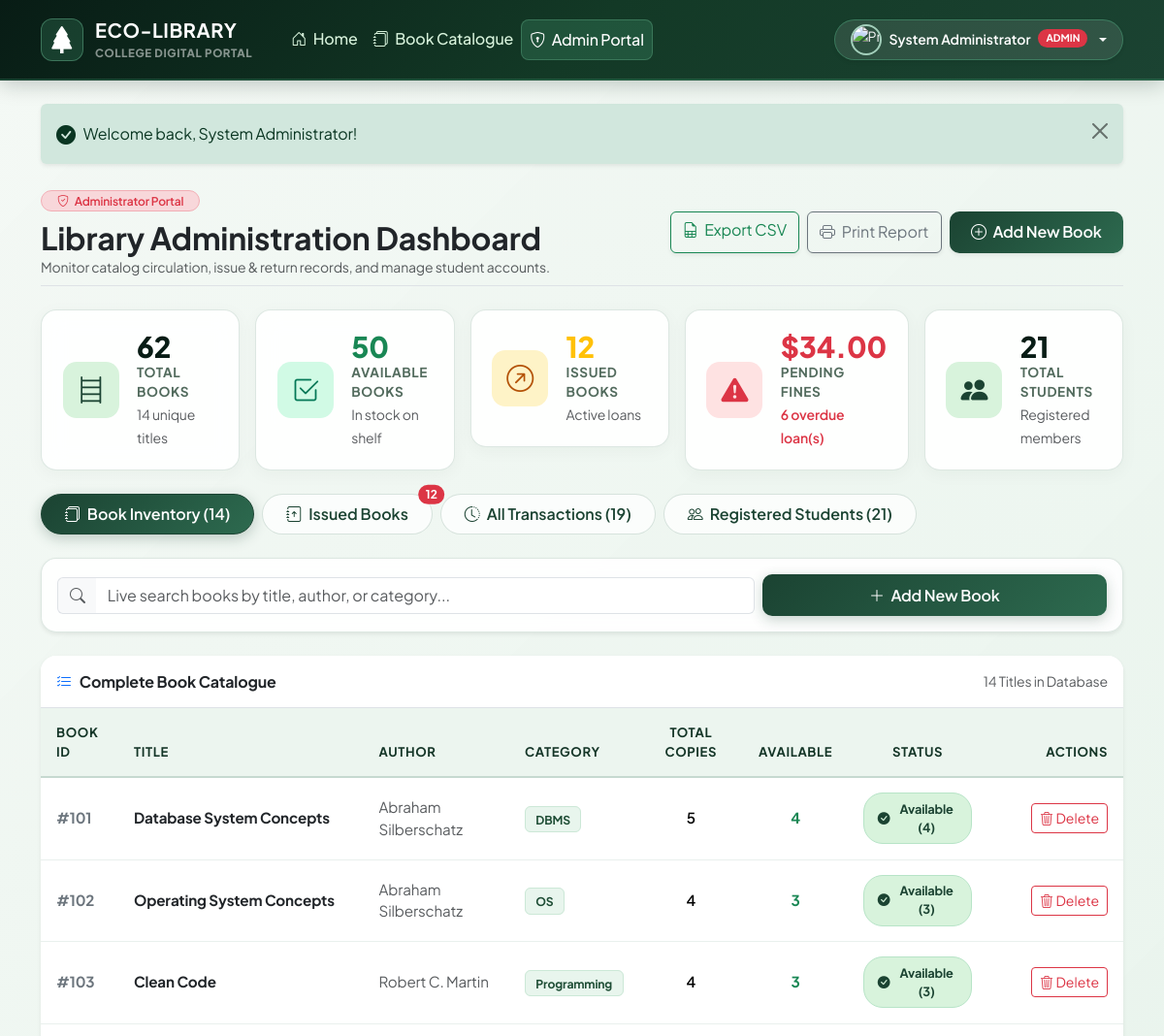
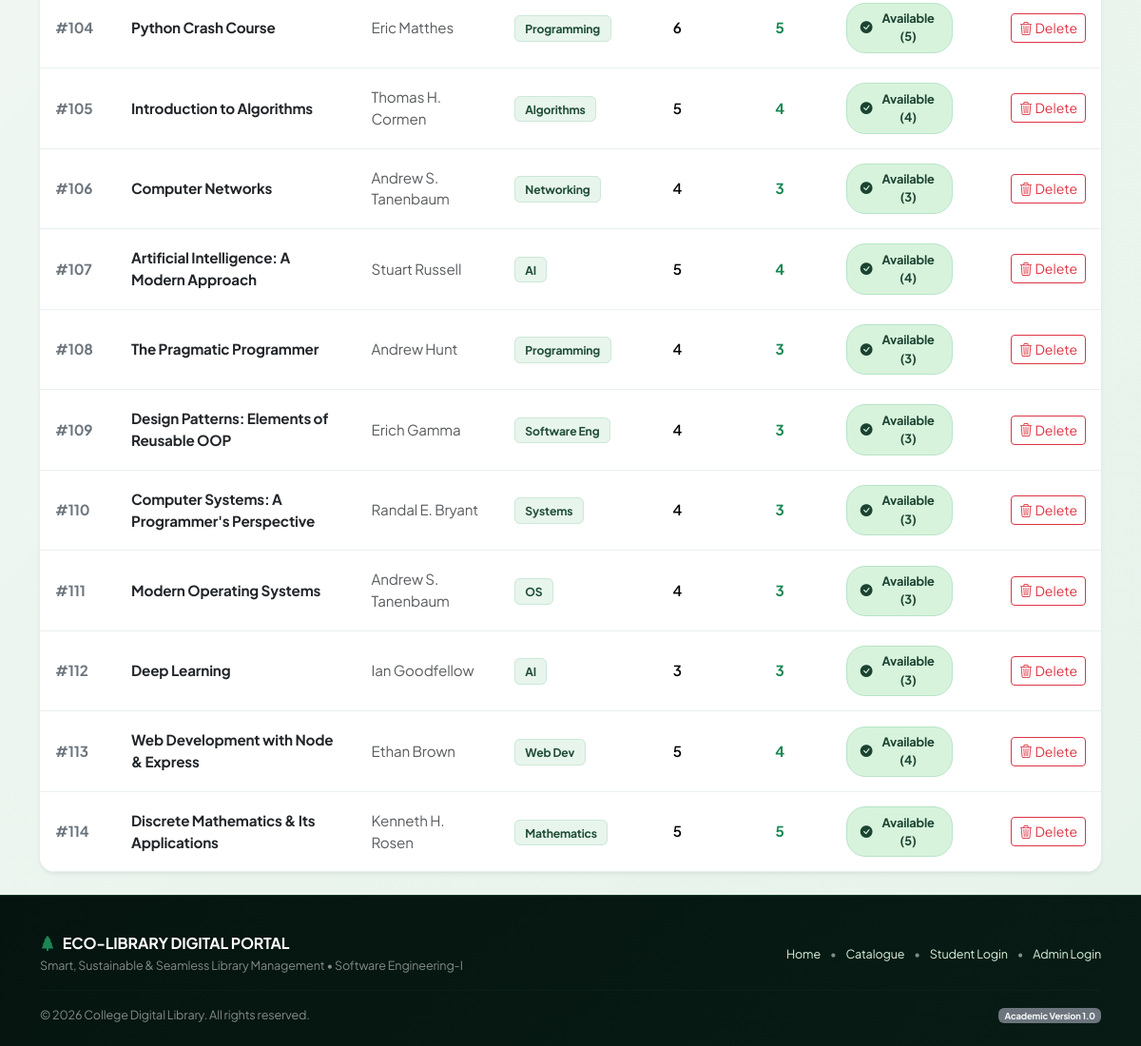
Page /admin_dashboard.php (signed in) on the committed database (2 pictures, top to bottom).
### tables this page shows
CREATE TABLE `books` (
  `book_id` INT PRIMARY KEY,
  `title` VARCHAR(255) NOT NULL,
  `author` VARCHAR(255) NOT NULL,
  `category` VARCHAR(100) NOT NULL,
  `quantity` INT NOT NULL DEFAULT 1,
  `available_quantity` INT NOT NULL DEFAULT 1,
  `created_at` TIMESTAMP DEFAULT CURRENT_TIMESTAMP
);

### admin_dashboard.php (the view, shortened to what this page needs)
<?php
require_once __DIR__ . '/config/database.php';
require_once __DIR__ . '/includes/auth.php';
$activeTab = $_GET['tab'] ?? 'books';
$totalBooks = (int)$pdo->query("SELECT SUM(quantity) FROM books")->fetchColumn() ?: 0;
$totalTitles = (int)$pdo->query("SELECT COUNT(*) FROM books")->fetchColumn() ?: 0;
$availableBooks = (int)$pdo->query("SELECT SUM(available_quantity) FROM books")->fetchColumn() ?: 0;
$issuedBooks = (int)$pdo->query("SELECT COUNT(*) FROM transactions WHERE status = 'issued'")->fetchColumn() ?: 0;
$totalStudents = (int)$pdo->query("SELECT COUNT(*) FROM users WHERE role = 'student'")->fetchColumn() ?: 0;
$bookSql = "SELECT * FROM books WHERE 1=1";
$bookParams = [];
$bookSql .= " ORDER BY book_id ASC";
$booksStmt = $pdo->prepare($bookSql);
$booksStmt->execute($bookParams);
$allBooks = $booksStmt->fetchAll();
$issuedStmt = $pdo->query("
    SELECT t.transaction_id, t.issue_date, t.due_date, t.status,
           b.book_id, b.title AS book_title, b.author AS book_author, b.category, b.available_quantity, b.quantity,
           u.user_id, u.name AS student_name, u.email AS student_email
    FROM transactions t
    JOIN books b ON t.book_id = b.book_id
    JOIN users u ON t.user_id = u.user_id
    WHERE t.status = 'issued'
    ORDER BY t.issue_date DESC
");
$issuedRecords = $issuedStmt->fetchAll();
$totalAdminFines = 0.00;
$totalOverdueIssued = 0;
foreach ($issuedRecords as &$rec) {
    $fineInfo = calculate_overdue_and_fine($rec['due_date']);
    if ($fineInfo['is_overdue']) {
        $totalAdminFines += $fineInfo['fine'];
        $totalOverdueIssued++;
    }
}
$historyStmt = $pdo->query("
    SELECT t.transaction_id, t.issue_date, t.due_date, t.return_date, t.status,
           b.book_id, b.title AS book_title, b.category,
           u.user_id, u.name AS student_name, u.email AS student_email
    FROM transactions t
    JOIN books b ON t.book_id = b.book_id
    JOIN users u ON t.user_id = u.user_id
    ORDER BY t.transaction_id DESC
");
$allTransactions = $historyStmt->fetchAll();
$studentsStmt = $pdo->query("
    SELECT u.user_id, u.name, u.email, u.created_at,
           (SELECT COUNT(*) FROM transactions WHERE user_id = u.user_id AND status = 'issued') AS currently_issued,
           (SELECT COUNT(*) FROM transactions WHERE user_id = u.user_id) AS total_borrowed
    FROM users u
    WHERE u.role = 'student'
    ORDER BY u.name ASC
");
$studentsList = $studentsStmt->fetchAll();
require_once __DIR__ . '/includes/header.php';
?>
<div class="d-flex flex-column flex-md-row justify-content-between align-items-md-center mb-4 pb-2 border-bottom">
    <div>
        <div class="badge bg-danger-subtle text-danger border border-danger-subtle px-3 py-1 rounded-pill mb-2 fw-semibold">
            <i class="bi bi-shield-check me-1"></i> Administrator Portal
        </div>
        <h2 class="fw-bold text-dark mb-0">Library Administration Dashboard</h2>
        <p class="text-muted small mb-0">Monitor catalog circulation, issue & return records, and manage student accounts.</p>
    </div>
    <div class="mt-3 mt-md-0 d-flex flex-wrap gap-2">
        <a href="export_csv.php?type=all" class="btn btn-outline-success shadow-sm" title="Download spreadsheet of all transactions">
            <i class="bi bi-file-earmark-spreadsheet me-1"></i> Export CSV
        </a>
        <button onclick="window.print()" class="btn btn-outline-secondary shadow-sm" title="Print dashboard summary">
            <i class="bi bi-printer me-1"></i> Print Report
        </button>
        <a href="add_book.php" class="btn btn-primary-custom shadow-sm">
            <i class="bi bi-plus-circle me-1"></i> Add New Book
        </a>
    </div>
</div>
<div class="row g-3 mb-4">
    <div class="col-sm-6 col-lg">
        <div class="stat-card">
            <div class="stat-icon primary">
                <i class="bi bi-bookshelf"></i>
            </div>
            <div>
                <div class="stat-value"><?php echo $totalBooks; ?></div>
                <div class="stat-label">Total Books</div>
                <small class="text-muted"><?php echo $totalTitles; ?> unique titles</small>
            </div>
        </div>
    </div>
    <div class="col-sm-6 col-lg">
        <div class="stat-card">
            <div class="stat-icon success">
                <i class="bi bi-check2-square"></i>
            </div>
            <div>
                <div class="stat-value text-success"><?php echo $availableBooks; ?></div>
                <div class="stat-label">Available Books</div>
                <small class="text-muted">In stock on shelf</small>
            </div>
        </div>
    </div>
    <div class="col-sm-6 col-lg">
        <div class="stat-card">
            <div class="stat-icon warning">
                <i class="bi bi-arrow-up-right-circle"></i>
            </div>
            <div>
                <div class="stat-value text-warning"><?php echo $issuedBooks; ?></div>
                <div class="stat-label">Issued Books</div>
                <small class="text-muted">Active loans</small>
            </div>
        </div>
    </div>
    <div class="col-sm-6 col-lg">
        <div class="stat-card">
            <div class="stat-icon <?php echo ($totalOverdueIssued > 0) ? 'danger' : 'success'; ?>">
                <i class="bi <?php echo ($totalOverdueIssued > 0) ? 'bi-exclamation-triangle-fill text-danger' : 'bi-shield-check text-success'; ?>"></i>
            </div>
            <div>
                <div class="stat-value <?php echo ($totalOverdueIssued > 0) ? 'text-danger' : 'text-success'; ?>">
                    $<?php echo number_format($totalAdminFines, 2); ?>
                </div>
                <div class="stat-label">Pending Fines</div>
                <small class="<?php echo ($totalOverdueIssued > 0) ? 'text-danger fw-semibold' : 'text-muted'; ?>">
                    <?php echo $totalOverdueIssued; ?> overdue loan(s)
                </small>
            </div>
        </div>
    </div>
    <div class="col-sm-6 col-lg">
        <div class="stat-card">
            <div class="stat-icon primary">
                <i class="bi bi-people-fill"></i>
            </div>
            <div>
                <div class="stat-value"><?php echo $totalStudents; ?></div>
                <div class="stat-label">Total Students</div>
                <small class="text-muted">Registered members</small>
            </div>
        </div>
    </div>
</div>
<ul class="nav nav-pills mb-4 gap-2" id="adminTabs" role="tablist">
    <li class="nav-item" role="presentation">
        <button class="nav-link <?php echo ($activeTab === 'books') ? 'active' : ''; ?> fw-semibold rounded-pill px-4"
                id="books-tab" data-bs-toggle="pill" data-bs-target="#books-section" type="button" role="tab">
            <i class="bi bi-journals me-1"></i> Book Inventory (<?php echo count($allBooks); ?>)
        </button>
    </li>
    <li class="nav-item" role="presentation">
        <button class="nav-link <?php echo ($activeTab === 'issued') ? 'active' : ''; ?> fw-semibold rounded-pill px-4 position-relative"
                id="issued-tab" data-bs-toggle="pill" data-bs-target="#issued-section" type="button" role="tab">
            <i class="bi bi-journal-arrow-up me-1"></i> Issued Books
            <?php if ($issuedBooks > 0): ?>
                <span class="position-absolute top-0 start-100 translate-middle badge rounded-pill bg-danger">
                    <?php echo $issuedBooks; ?>
                </span>
            <?php endif; ?>
        </button>
    </li>
    <li class="nav-item" role="presentation">
        <button class="nav-link <?php echo ($activeTab === 'history') ? 'active' : ''; ?> fw-semibold rounded-pill px-4"
                id="history-tab" data-bs-toggle="pill" data-bs-target="#history-section" type="button" role="tab">
            <i class="bi bi-clock-history me-1"></i> All Transactions (<?php echo count($allTransactions); ?>)
        </button>
    </li>
    <li class="nav-item" role="presentation">
        <button class="nav-link <?php echo ($activeTab === 'students') ? 'active' : ''; ?> fw-semibold rounded-pill px-4"
                id="students-tab" data-bs-toggle="pill" data-bs-target="#students-section" type="button" role="tab">
            <i class="bi bi-people me-1"></i> Registered Students (<?php echo count($studentsList); ?>)
        </button>
    </li>
</ul>
<div class="tab-content" id="adminTabContent">
    <div class="tab-pane fade <?php echo ($activeTab === 'books') ? 'show active' : ''; ?>" id="books-section" role="tabpanel">
        <div class="card card-custom p-3 mb-4 shadow-sm">
            <div class="row g-2 align-items-center">
                <div class="col-md-8">
                    <div class="input-group">
                        <span class="input-group-text bg-light border-end-0 text-muted">
                            <i class="bi bi-search"></i>
                        </span>
                        <input type="text" id="liveSearchInput" class="form-control border-start-0"
                               placeholder="Live search books by title, author, or category...">
                    </div>
                </div>
                <div class="col-md-4 text-md-end">
                    <a href="add_book.php" class="btn btn-primary-custom w-100 w-md-auto">
                        <i class="bi bi-plus-lg me-1"></i> Add New Book
                    </a>
                </div>
            </div>
        </div>
        <div class="card card-custom border-0 shadow-sm overflow-hidden">
            <div class="card-header bg-white py-3 border-bottom d-flex justify-content-between align-items-center">
                <h6 class="fw-bold mb-0 text-dark">
                    <i class="bi bi-list-check text-primary me-2"></i>Complete Book Catalogue
                </h6>
                <span class="small text-muted"><?php echo count($allBooks); ?> Titles in Database</span>
            </div>
            <div class="table-responsive">
                <table class="table table-custom mb-0 align-middle">
                    <thead>
                        <tr>
                            <th scope="col" style="width: 80px;">Book ID</th>
                            <th scope="col">Title</th>
                            <th scope="col">Author</th>
                            <th scope="col">Category</th>
                            <th scope="col" class="text-center">Total Copies</th>
                            <th scope="col" class="text-center">Available</th>
                            <th scope="col" class="text-center">Status</th>
                            <th scope="col" class="text-end" style="width: 140px;">Actions</th>
                        </tr>
                    </thead>
                    <tbody id="catalogueTableBody">
                        <?php if (empty($allBooks)): ?>
                            <tr>
                                <td colspan="8" class="text-center py-5 text-muted">No books currently in the catalogue.</td>
                            </tr>
                        <?php else: ?>
                            <?php foreach ($allBooks as $book): ?>
                                <?php $isAvail = $book['available_quantity'] > 0; ?>
                                <tr>
                                    <td class="fw-bold text-secondary">#<?php echo htmlspecialchars($book['book_id']); ?></td>
                                    <td>
                                        <strong class="book-title text-dark"><?php echo htmlspecialchars($book['title']); ?></strong>
                                    </td>
                                    <td class="book-author text-muted"><?php echo htmlspecialchars($book['author']); ?></td>
                                    <td>
                                        <span class="book-category badge-category"><?php echo htmlspecialchars($book['category']); ?></span>
                                    </td>
                                    <td class="text-center fw-semibold"><?php echo (int)$book['quantity']; ?></td>
                                    <td class="text-center">
                                        <span class="fw-bold <?php echo $isAvail ? 'text-success' : 'text-danger'; ?>">
                                            <?php echo (int)$book['available_quantity']; ?>
                                        </span>
                                    </td>
                                    <td class="text-center">
                                        <?php if ($isAvail): ?>
                                            <span class="badge-available">
                                                <i class="bi bi-check-circle-fill"></i> Available (<?php echo $book['available_quantity']; ?>)
                                            </span>
                                        <?php else: ?>
                                            <span class="badge-unavailable">
                                                <i class="bi bi-x-circle-fill"></i> Unavailable (0)
                                            </span>
                                        <?php endif; ?>
                                    </td>
                                    <td class="text-end">
                                        <form method="POST" action="delete_book.php" class="d-inline">
                                            <button type="submit" class="btn btn-sm btn-outline-danger btn-confirm-delete"
                                                    data-book-title="<?php echo htmlspecialchars($book['title']); ?>"
                                                    title="Delete Book">
                                                <i class="bi bi-trash3"></i> Delete
                                            </button>
                                        </form>
                                    </td>
                                </tr>
                            <?php endforeach; ?>
                        <?php endif; ?>
                    </tbody>
                </table>
            </div>
        </div>
    </div>
</div>
<?php require_once __DIR__ . '/includes/footer.php'; ?>

### rows in the picture
books: book_id "101", title "Database System Concepts", author "Abraham Silberschatz", category "DBMS", quantity "5", available_quantity "4"
books: book_id "102", title "Operating System Concepts", author "Abraham Silberschatz", category "OS", quantity "4", available_quantity "3"
books: book_id "103", title "Clean Code", author "Robert C. Martin", category "Programming", quantity "4", available_quantity "3"
books: book_id "104", title "Python Crash Course", author "Eric Matthes", category "Programming", quantity "6", available_quantity "5"
books: book_id "105", title "Introduction to Algorithms", author "Thomas H. Cormen", category "Algorithms", quantity "5", available_quantity "4"
books: book_id "106", title "Computer Networks", author "Andrew S. Tanenbaum", category "Networking", quantity "4", available_quantity "3"
books: book_id "107", title "Artificial Intelligence: A Modern Approach", author "Stuart Russell", category "AI", quantity "5", available_quantity "4"
books: book_id "108", title "The Pragmatic Programmer", author "Andrew Hunt", category "Programming", quantity "4", available_quantity "3"
books: book_id "109", title "Design Patterns: Elements of Reusable OOP", author "Erich Gamma", category "Software Eng", quantity "4", available_quantity "3"
books: book_id "110", title "Computer Systems: A Programmer's Perspective", author "Randal E. Bryant", category "Systems", quantity "4", available_quantity "3"
books: book_id "111", title "Modern Operating Systems", author "Andrew S. Tanenbaum", category "OS", quantity "4", available_quantity "3"
books: book_id "112", title "Deep Learning", author "Ian Goodfellow", category "AI", quantity "3", available_quantity "3"
books: book_id "113", title "Web Development with Node & Express", author "Ethan Brown", category "Web Dev", quantity "5", available_quantity "4"
books: book_id "114", title "Discrete Mathematics & Its Applications", author "Kenneth H. Rosen", category "Mathematics", quantity "5", available_quantity "5"

### other values in the picture
$_SESSION['name'] "System Administrator"
$_SESSION['role'] "ADMIN"
$message "Welcome back, System Administrator!"
$totalBooks "62"
$totalTitles "14"
$availableBooks "50"
$issuedBooks "12"
$totalAdminFines "34.00"
$totalOverdueIssued "6"
$totalStudents "21"
count($allBooks) "14"
count($allTransactions) "19"
count($studentsList) "21"
